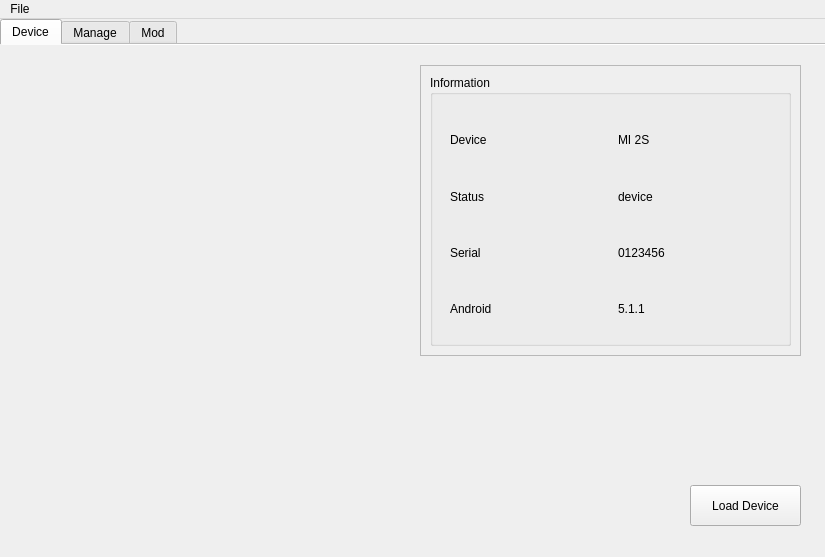
<?xml version="1.0" encoding="UTF-8"?>
<ui version="4.0">
 <class>XTools</class>
 <widget class="QMainWindow" name="XTools">
  <property name="geometry">
   <rect>
    <x>0</x>
    <y>0</y>
    <width>825</width>
    <height>557</height>
   </rect>
  </property>
  <property name="windowTitle">
   <string>XTools</string>
  </property>
  <widget class="QWidget" name="centralWidget">
   <widget class="QTabWidget" name="Tabs">
    <property name="geometry">
     <rect>
      <x>0</x>
      <y>0</y>
      <width>831</width>
      <height>541</height>
     </rect>
    </property>
    <property name="currentIndex">
     <number>0</number>
    </property>
    <property name="documentMode">
     <bool>true</bool>
    </property>
    <property name="tabsClosable">
     <bool>false</bool>
    </property>
    <property name="movable">
     <bool>true</bool>
    </property>
    <widget class="QWidget" name="tab">
     <attribute name="title">
      <string>Device</string>
     </attribute>
     <widget class="QPushButton" name="Load">
      <property name="geometry">
       <rect>
        <x>690</x>
        <y>440</y>
        <width>111</width>
        <height>41</height>
       </rect>
      </property>
      <property name="text">
       <string>Load Device</string>
      </property>
      <property name="flat">
       <bool>false</bool>
      </property>
     </widget>
     <widget class="QLabel" name="DevicePic">
      <property name="geometry">
       <rect>
        <x>-30</x>
        <y>10</y>
        <width>411</width>
        <height>491</height>
       </rect>
      </property>
      <property name="text">
       <string>&lt;html&gt;&lt;head/&gt;&lt;body&gt;&lt;p&gt;&lt;img src=&quot;:/pics/res/drawable/device.png&quot;/&gt;&lt;/p&gt;&lt;/body&gt;&lt;/html&gt;</string>
      </property>
     </widget>
     <widget class="QFrame" name="frame">
      <property name="geometry">
       <rect>
        <x>420</x>
        <y>20</y>
        <width>381</width>
        <height>291</height>
       </rect>
      </property>
      <property name="frameShape">
       <enum>QFrame::StyledPanel</enum>
      </property>
      <property name="frameShadow">
       <enum>QFrame::Raised</enum>
      </property>
      <widget class="QGroupBox" name="groupBox">
       <property name="geometry">
        <rect>
         <x>10</x>
         <y>10</y>
         <width>361</width>
         <height>271</height>
        </rect>
       </property>
       <property name="title">
        <string>Information</string>
       </property>
       <widget class="QWidget" name="horizontalLayoutWidget">
        <property name="geometry">
         <rect>
          <x>9</x>
          <y>29</y>
          <width>351</width>
          <height>241</height>
         </rect>
        </property>
        <layout class="QHBoxLayout" name="horizontalLayout">
         <item>
          <layout class="QVBoxLayout" name="verticalLayout">
           <item>
            <widget class="QLabel" name="label">
             <property name="text">
              <string>Device</string>
             </property>
            </widget>
           </item>
           <item>
            <widget class="QLabel" name="label_2">
             <property name="text">
              <string>Status</string>
             </property>
            </widget>
           </item>
           <item>
            <widget class="QLabel" name="label_3">
             <property name="text">
              <string>Serial</string>
             </property>
            </widget>
           </item>
           <item>
            <widget class="QLabel" name="label_4">
             <property name="text">
              <string>Android</string>
             </property>
            </widget>
           </item>
          </layout>
         </item>
         <item>
          <layout class="QVBoxLayout" name="verticalLayout_2">
           <item>
            <widget class="QLabel" name="deviceL">
             <property name="text">
              <string>MI 2S</string>
             </property>
            </widget>
           </item>
           <item>
            <widget class="QLabel" name="StatusL">
             <property name="text">
              <string>device</string>
             </property>
            </widget>
           </item>
           <item>
            <widget class="QLabel" name="SerialL">
             <property name="text">
              <string>0123456</string>
             </property>
            </widget>
           </item>
           <item>
            <widget class="QLabel" name="AndroidL">
             <property name="text">
              <string>5.1.1</string>
             </property>
            </widget>
           </item>
          </layout>
         </item>
        </layout>
       </widget>
      </widget>
     </widget>
    </widget>
    <widget class="QWidget" name="tab_2">
     <attribute name="title">
      <string>Manage</string>
     </attribute>
     <widget class="QFrame" name="frame_2">
      <property name="geometry">
       <rect>
        <x>10</x>
        <y>30</y>
        <width>261</width>
        <height>91</height>
       </rect>
      </property>
      <property name="frameShape">
       <enum>QFrame::StyledPanel</enum>
      </property>
      <property name="frameShadow">
       <enum>QFrame::Raised</enum>
      </property>
      <widget class="QGroupBox" name="groupBox_2">
       <property name="geometry">
        <rect>
         <x>0</x>
         <y>0</y>
         <width>251</width>
         <height>91</height>
        </rect>
       </property>
       <property name="title">
        <string>Backup</string>
       </property>
       <widget class="QWidget" name="horizontalLayoutWidget_2">
        <property name="geometry">
         <rect>
          <x>0</x>
          <y>20</y>
          <width>249</width>
          <height>60</height>
         </rect>
        </property>
        <layout class="QHBoxLayout" name="horizontalLayout_2">
         <item>
          <widget class="QPushButton" name="Backup">
           <property name="text">
            <string>Backup</string>
           </property>
           <property name="flat">
            <bool>false</bool>
           </property>
          </widget>
         </item>
         <item>
          <widget class="QPushButton" name="Restore">
           <property name="text">
            <string>Restore</string>
           </property>
           <property name="flat">
            <bool>false</bool>
           </property>
          </widget>
         </item>
        </layout>
       </widget>
       <zorder>horizontalLayoutWidget_2</zorder>
       <zorder>groupBox_3</zorder>
      </widget>
     </widget>
     <widget class="QFrame" name="frame_3">
      <property name="geometry">
       <rect>
        <x>10</x>
        <y>140</y>
        <width>261</width>
        <height>101</height>
       </rect>
      </property>
      <property name="frameShape">
       <enum>QFrame::StyledPanel</enum>
      </property>
      <property name="frameShadow">
       <enum>QFrame::Raised</enum>
      </property>
      <widget class="QGroupBox" name="groupBox_3">
       <property name="geometry">
        <rect>
         <x>0</x>
         <y>10</y>
         <width>251</width>
         <height>81</height>
        </rect>
       </property>
       <property name="title">
        <string>Capture</string>
       </property>
       <widget class="QWidget" name="horizontalLayoutWidget_3">
        <property name="geometry">
         <rect>
          <x>0</x>
          <y>20</y>
          <width>251</width>
          <height>60</height>
         </rect>
        </property>
        <layout class="QHBoxLayout" name="horizontalLayout_3">
         <item>
          <widget class="QPushButton" name="ScreenShot">
           <property name="text">
            <string>Screenshot</string>
           </property>
           <property name="flat">
            <bool>false</bool>
           </property>
          </widget>
         </item>
         <item>
          <widget class="QPushButton" name="Srec">
           <property name="text">
            <string>Screenrecorder</string>
           </property>
           <property name="flat">
            <bool>false</bool>
           </property>
          </widget>
         </item>
        </layout>
       </widget>
      </widget>
     </widget>
     <widget class="QFrame" name="frame_4">
      <property name="geometry">
       <rect>
        <x>10</x>
        <y>270</y>
        <width>261</width>
        <height>91</height>
       </rect>
      </property>
      <property name="frameShape">
       <enum>QFrame::StyledPanel</enum>
      </property>
      <property name="frameShadow">
       <enum>QFrame::Raised</enum>
      </property>
      <widget class="QGroupBox" name="groupBox_5">
       <property name="geometry">
        <rect>
         <x>0</x>
         <y>10</y>
         <width>241</width>
         <height>81</height>
        </rect>
       </property>
       <property name="title">
        <string>Apps</string>
       </property>
       <widget class="QWidget" name="horizontalLayoutWidget_4">
        <property name="geometry">
         <rect>
          <x>10</x>
          <y>30</y>
          <width>231</width>
          <height>41</height>
         </rect>
        </property>
        <layout class="QHBoxLayout" name="horizontalLayout_4">
         <item>
          <widget class="QPushButton" name="ApkI">
           <property name="text">
            <string>Install</string>
           </property>
           <property name="flat">
            <bool>false</bool>
           </property>
          </widget>
         </item>
         <item>
          <widget class="QPushButton" name="ApkU">
           <property name="text">
            <string>Unistall</string>
           </property>
           <property name="flat">
            <bool>false</bool>
           </property>
          </widget>
         </item>
        </layout>
       </widget>
      </widget>
     </widget>
     <widget class="QFrame" name="frame_5">
      <property name="geometry">
       <rect>
        <x>300</x>
        <y>30</y>
        <width>251</width>
        <height>271</height>
       </rect>
      </property>
      <property name="frameShape">
       <enum>QFrame::StyledPanel</enum>
      </property>
      <property name="frameShadow">
       <enum>QFrame::Raised</enum>
      </property>
      <widget class="QGroupBox" name="groupBox_4">
       <property name="geometry">
        <rect>
         <x>0</x>
         <y>10</y>
         <width>241</width>
         <height>271</height>
        </rect>
       </property>
       <property name="title">
        <string>Sync</string>
       </property>
       <widget class="QWidget" name="verticalLayoutWidget_4">
        <property name="geometry">
         <rect>
          <x>0</x>
          <y>20</y>
          <width>241</width>
          <height>241</height>
         </rect>
        </property>
        <layout class="QVBoxLayout" name="verticalLayout_4">
         <item>
          <layout class="QHBoxLayout" name="horizontalLayout_6">
           <item>
            <widget class="QPushButton" name="Push">
             <property name="text">
              <string>Push File</string>
             </property>
             <property name="flat">
              <bool>false</bool>
             </property>
            </widget>
           </item>
           <item>
            <widget class="QPushButton" name="PushF">
             <property name="text">
              <string>Push Folder</string>
             </property>
             <property name="flat">
              <bool>false</bool>
             </property>
            </widget>
           </item>
          </layout>
         </item>
         <item>
          <layout class="QHBoxLayout" name="horizontalLayout_7">
           <item>
            <widget class="QPushButton" name="PushS">
             <property name="text">
              <string>Push Song</string>
             </property>
             <property name="flat">
              <bool>false</bool>
             </property>
            </widget>
           </item>
           <item>
            <widget class="QPushButton" name="PushP">
             <property name="text">
              <string>Push Picture</string>
             </property>
             <property name="flat">
              <bool>false</bool>
             </property>
            </widget>
           </item>
          </layout>
         </item>
         <item>
          <layout class="QHBoxLayout" name="horizontalLayout_5">
           <item>
            <widget class="QPushButton" name="PullP">
             <property name="text">
              <string>Import photos</string>
             </property>
             <property name="flat">
              <bool>false</bool>
             </property>
            </widget>
           </item>
           <item>
            <spacer name="horizontalSpacer_2">
             <property name="orientation">
              <enum>Qt::Horizontal</enum>
             </property>
             <property name="sizeHint" stdset="0">
              <size>
               <width>40</width>
               <height>20</height>
              </size>
             </property>
            </spacer>
           </item>
          </layout>
         </item>
        </layout>
       </widget>
      </widget>
     </widget>
    </widget>
    <widget class="QWidget" name="tab_3">
     <attribute name="title">
      <string>Mod</string>
     </attribute>
     <widget class="QFrame" name="frame_6">
      <property name="geometry">
       <rect>
        <x>10</x>
        <y>20</y>
        <width>281</width>
        <height>91</height>
       </rect>
      </property>
      <property name="frameShape">
       <enum>QFrame::StyledPanel</enum>
      </property>
      <property name="frameShadow">
       <enum>QFrame::Raised</enum>
      </property>
      <widget class="QGroupBox" name="groupBox_6">
       <property name="geometry">
        <rect>
         <x>10</x>
         <y>10</y>
         <width>271</width>
         <height>81</height>
        </rect>
       </property>
       <property name="title">
        <string>Recovery</string>
       </property>
       <widget class="QWidget" name="horizontalLayoutWidget_8">
        <property name="geometry">
         <rect>
          <x>0</x>
          <y>20</y>
          <width>259</width>
          <height>51</height>
         </rect>
        </property>
        <layout class="QHBoxLayout" name="horizontalLayout_8">
         <item>
          <widget class="QPushButton" name="InstallRec">
           <property name="text">
            <string>Install</string>
           </property>
           <property name="flat">
            <bool>false</bool>
           </property>
          </widget>
         </item>
         <item>
          <widget class="QPushButton" name="RebootRec">
           <property name="text">
            <string>Reboot Recovery</string>
           </property>
           <property name="flat">
            <bool>false</bool>
           </property>
          </widget>
         </item>
        </layout>
       </widget>
      </widget>
     </widget>
     <widget class="QFrame" name="frame_7">
      <property name="geometry">
       <rect>
        <x>10</x>
        <y>120</y>
        <width>281</width>
        <height>101</height>
       </rect>
      </property>
      <property name="frameShape">
       <enum>QFrame::StyledPanel</enum>
      </property>
      <property name="frameShadow">
       <enum>QFrame::Raised</enum>
      </property>
      <widget class="QGroupBox" name="groupBox_7">
       <property name="geometry">
        <rect>
         <x>10</x>
         <y>10</y>
         <width>261</width>
         <height>71</height>
        </rect>
       </property>
       <property name="title">
        <string>Bootloader</string>
       </property>
       <widget class="QWidget" name="horizontalLayoutWidget_9">
        <property name="geometry">
         <rect>
          <x>0</x>
          <y>20</y>
          <width>251</width>
          <height>51</height>
         </rect>
        </property>
        <layout class="QHBoxLayout" name="horizontalLayout_9">
         <item>
          <widget class="QPushButton" name="Sideload">
           <property name="text">
            <string>Sideload</string>
           </property>
           <property name="flat">
            <bool>false</bool>
           </property>
          </widget>
         </item>
         <item>
          <widget class="QPushButton" name="BootFB">
           <property name="text">
            <string>Reboot FastBoot</string>
           </property>
           <property name="flat">
            <bool>false</bool>
           </property>
          </widget>
         </item>
        </layout>
       </widget>
      </widget>
     </widget>
     <widget class="QFrame" name="frame_8">
      <property name="geometry">
       <rect>
        <x>10</x>
        <y>240</y>
        <width>281</width>
        <height>161</height>
       </rect>
      </property>
      <property name="frameShape">
       <enum>QFrame::StyledPanel</enum>
      </property>
      <property name="frameShadow">
       <enum>QFrame::Raised</enum>
      </property>
      <widget class="QGroupBox" name="groupBox_8">
       <property name="geometry">
        <rect>
         <x>10</x>
         <y>10</y>
         <width>231</width>
         <height>141</height>
        </rect>
       </property>
       <property name="title">
        <string>Flash Zip</string>
       </property>
       <widget class="QPushButton" name="FlashZip">
        <property name="geometry">
         <rect>
          <x>0</x>
          <y>40</y>
          <width>91</width>
          <height>26</height>
         </rect>
        </property>
        <property name="text">
         <string>Flash</string>
        </property>
        <property name="flat">
         <bool>false</bool>
        </property>
       </widget>
       <widget class="QGroupBox" name="groupBox_9">
        <property name="geometry">
         <rect>
          <x>110</x>
          <y>30</y>
          <width>121</width>
          <height>111</height>
         </rect>
        </property>
        <property name="title">
         <string>Also</string>
        </property>
        <widget class="QWidget" name="verticalLayoutWidget_3">
         <property name="geometry">
          <rect>
           <x>10</x>
           <y>20</y>
           <width>111</width>
           <height>84</height>
          </rect>
         </property>
         <layout class="QVBoxLayout" name="verticalLayout_3">
          <item>
           <widget class="QCheckBox" name="BackupCheck">
            <property name="text">
             <string>BackUp</string>
            </property>
            <property name="tristate">
             <bool>false</bool>
            </property>
           </widget>
          </item>
          <item>
           <widget class="QCheckBox" name="DatCheck">
            <property name="text">
             <string>Wipe Data</string>
            </property>
           </widget>
          </item>
         </layout>
        </widget>
       </widget>
      </widget>
     </widget>
     <widget class="QFrame" name="frame_9">
      <property name="geometry">
       <rect>
        <x>310</x>
        <y>20</y>
        <width>231</width>
        <height>91</height>
       </rect>
      </property>
      <property name="frameShape">
       <enum>QFrame::StyledPanel</enum>
      </property>
      <property name="frameShadow">
       <enum>QFrame::Raised</enum>
      </property>
      <widget class="QGroupBox" name="groupBox_10">
       <property name="geometry">
        <rect>
         <x>0</x>
         <y>10</y>
         <width>221</width>
         <height>81</height>
        </rect>
       </property>
       <property name="title">
        <string>Other</string>
       </property>
       <widget class="QWidget" name="horizontalLayoutWidget_10">
        <property name="geometry">
         <rect>
          <x>10</x>
          <y>20</y>
          <width>211</width>
          <height>51</height>
         </rect>
        </property>
        <layout class="QHBoxLayout" name="horizontalLayout_10">
         <item>
          <widget class="QPushButton" name="Shell">
           <property name="text">
            <string>Shell</string>
           </property>
           <property name="flat">
            <bool>false</bool>
           </property>
          </widget>
         </item>
         <item>
          <spacer name="horizontalSpacer">
           <property name="orientation">
            <enum>Qt::Horizontal</enum>
           </property>
           <property name="sizeHint" stdset="0">
            <size>
             <width>40</width>
             <height>20</height>
            </size>
           </property>
          </spacer>
         </item>
        </layout>
       </widget>
      </widget>
     </widget>
    </widget>
   </widget>
  </widget>
  <widget class="QMenuBar" name="menuBar">
   <property name="geometry">
    <rect>
     <x>0</x>
     <y>0</y>
     <width>825</width>
     <height>25</height>
    </rect>
   </property>
   <widget class="QMenu" name="menuFile">
    <property name="title">
     <string>File</string>
    </property>
    <addaction name="separator"/>
    <addaction name="actionReload"/>
    <addaction name="separator"/>
    <addaction name="actionAbout"/>
    <addaction name="actionExit"/>
   </widget>
   <addaction name="menuFile"/>
  </widget>
  <action name="actionReload">
   <property name="text">
    <string>Reload</string>
   </property>
   <property name="shortcut">
    <string>Ctrl+R</string>
   </property>
  </action>
  <action name="actionExit">
   <property name="text">
    <string>Exit</string>
   </property>
   <property name="shortcut">
    <string>Ctrl+Q</string>
   </property>
  </action>
  <action name="actionAbout">
   <property name="text">
    <string>About</string>
   </property>
   <property name="shortcut">
    <string>Ctrl+A</string>
   </property>
  </action>
 </widget>
 <layoutdefault spacing="6" margin="11"/>
 <resources/>
 <connections/>
</ui>
